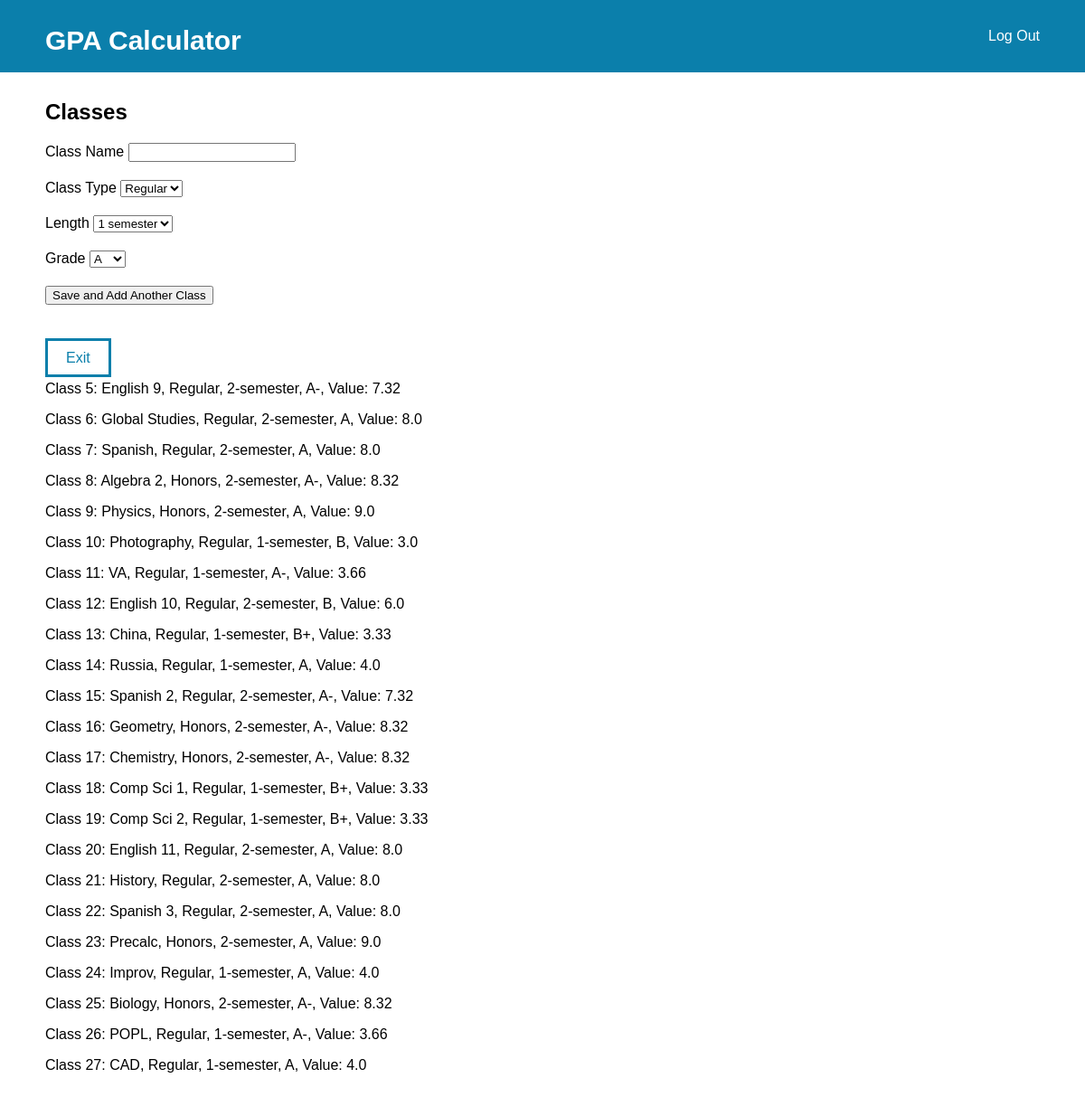
Screenshot of /create (signed in) with the database file from the repository.
### tables this page shows
CREATE TABLE class
 (
  id INTEGER PRIMARY KEY AUTOINCREMENT,
  classname TEXT NOT NULL,
  classtype TEXT NOT NULL,
  length INTEGER NOT NULL,
  user_id INTEGER NOT NULL,
  grade TEXT NOT NULL,
  worth REAL NOT NULL,
  -- gpa_id REAL NOT NULL, # idk about this

  -- created TIMESTAMP NOT NULL DEFAULT CURRENT_TIMESTAMP,

  FOREIGN KEY (user_id) REFERENCES user (id)
  -- FOREIGN KEY (gpa_id) REFERENCES gpa (id) --idk about this

);

### app/calculator.py (the view, shortened to what this page needs)
@bp.route("/create", methods=("GET", "POST"))
def create():
	db = get_db()
	query1 = """SELECT * FROM class where user_id = ?"""
	classes = db.execute(query1, (g.user["id"],)).fetchall()
	return render_template("calculator/create.html", classes=classes)

### app/auth.py (called while the page is built)
@bp.before_app_request
def load_logged_in_user():
    user_id = session.get("user_id")
    if user_id is None:
        g.user = None
    else:
        g.user = get_db().execute("SELECT * FROM user WHERE id = ?", (user_id,)).fetchone()

### app/db.py (called while the page is built)
def get_db():
    if "db" not in g: # see if the db is loaded into the g namespace to use
        g.db = sqlite3.connect(
            current_app.config["DATABASE"], detect_types=sqlite3.PARSE_DECLTYPES
        )
        g.db.row_factory = sqlite3.Row #formats result -
    return g.db

### app/templates/calculator/create.html (shortened to what this page needs)
{% extends 'base.html' %}
{% block header %}
  <h1>{% block title %}Classes{% endblock %}</h1>
{% endblock %}
{% block content %}
  <form method="post">
    <div>
    	<label for="classname">Class Name</label>
      <input name="classname" id="classname" required>
    </div>
    <div>
      <label for="classtype">Class Type</label>
      <select name="classtype" id="classtype" required>
        <option value="Regular">Regular</option>
      </select>
    </div>
    <div>
      <label for="length">Length</label>
      <select name="length" id="length" required>
        <option value="1-semester">1 semester</option>
      </select>
    </div>
    <div>
      <label for="grade">Grade</label>
      <select name="grade" id="grade" required>
        <option value="A">A</option>
      </select>
    </div>
    <div>
      <input type="submit" value = "Save and Add Another Class">
    </div>
  </form>
  <div>
    <div class="tools">
      <a id = "exit" href = "{{ url_for('calculator.main') }}">Exit</a>
    </div>
  </div>
  {% for each in classes %}
    <p>Class {{each["id"]}}: {{each["classname"]}}, {{each["classtype"]}}, {{each["length"]}}, {{each["grade"]}}, Value: {{each["worth"]}}</p>
  {% endfor %}
{% endblock %}

### app/templates/base.html (shortened to what this page needs)
<!doctype html>
<link rel="stylesheet" href="{{ url_for('static', filename='style.css') }}">
<nav>
  <div id = "navigation">
    <h1 id = "company">GPA Calculator</h1>
    <ul>
      {% if g.user %}
        <li><a href="{{ url_for('auth.logout') }}">Log Out</a></li>
      {% else %}
        <li><a href="{{ url_for('auth.register') }}">Register</a></li>
        <li><a href="{{ url_for('auth.login') }}">Log In</a></li>
      {% endif %}
  </ul>
</div>
</nav>
<section class="content">
  <header>
    {% block header %}{% endblock %}
  </header>
  {% block content %}
  {% endblock %}
</section>

### app/static/style.css (style rules this page uses)
#company { font-size: 30px; }
#navigation { display:flex; color:white; background-color:rgba(11,127,171, 1); height:80px; line-height: 40px; padding-left: 50px; font-family: Arial, Helvetica, sans-serif; margin-top:0px; text-decoration: none; justify-content: space-between; }
li a { text-decoration: none; margin-right: 50px; color:white; }
ul { list-style-type: none; margin-top: 20px; }
.content { padding:10px 50px; }
.tools a { margin-right: 20px; text-decoration: none; color: rgba(11,127,171, 1); border-style: solid; padding:10px 20px; }
.tools { margin-top:50px; }
form { display: block; }
form div { margin-bottom: 20px; }

### rows the page displays
class: id "5", classname "English 9", classtype "Regular", length "2-semester", grade "A-", worth "7.32"
class: id "6", classname "Global Studies", classtype "Regular", length "2-semester", grade "A", worth "8.0"
class: id "7", classname "Spanish", classtype "Regular", length "2-semester", grade "A", worth "8.0"
class: id "8", classname "Algebra 2", classtype "Honors", length "2-semester", grade "A-", worth "8.32"
class: id "9", classname "Physics", classtype "Honors", length "2-semester", grade "A", worth "9.0"
class: id "10", classname "Photography", classtype "Regular", length "1-semester", grade "B", worth "3.0"
class: id "11", classname "VA", classtype "Regular", length "1-semester", grade "A-", worth "3.66"
class: id "12", classname "English 10", classtype "Regular", length "2-semester", grade "B", worth "6.0"
class: id "13", classname "China", classtype "Regular", length "1-semester", grade "B+", worth "3.33"
class: id "14", classname "Russia", classtype "Regular", length "1-semester", grade "A", worth "4.0"
class: id "15", classname "Spanish 2", classtype "Regular", length "2-semester", grade "A-", worth "7.32"
class: id "16", classname "Geometry", classtype "Honors", length "2-semester", grade "A-", worth "8.32"
class: id "17", classname "Chemistry", classtype "Honors", length "2-semester", grade "A-", worth "8.32"
class: id "18", classname "Comp Sci 1", classtype "Regular", length "1-semester", grade "B+", worth "3.33"
class: id "19", classname "Comp Sci 2", classtype "Regular", length "1-semester", grade "B+", worth "3.33"
class: id "20", classname "English 11", classtype "Regular", length "2-semester", grade "A", worth "8.0"
class: id "21", classname "History", classtype "Regular", length "2-semester", grade "A", worth "8.0"
class: id "22", classname "Spanish 3", classtype "Regular", length "2-semester", grade "A", worth "8.0"
class: id "23", classname "Precalc", classtype "Honors", length "2-semester", grade "A", worth "9.0"
class: id "24", classname "Improv", classtype "Regular", length "1-semester", grade "A", worth "4.0"
class: id "25", classname "Biology", classtype "Honors", length "2-semester", grade "A-", worth "8.32"
class: id "26", classname "POPL", classtype "Regular", length "1-semester", grade "A-", worth "3.66"
class: id "27", classname "CAD", classtype "Regular", length "1-semester", grade "A", worth "4.0"
